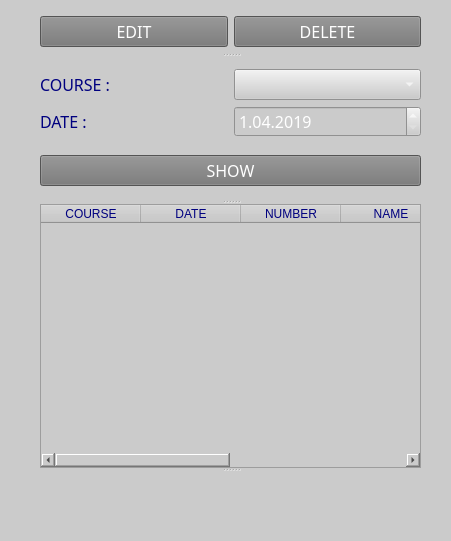
<?xml version="1.0" encoding="UTF-8"?>
<ui version="4.0">
 <class>Admin_Assignment</class>
 <widget class="QMainWindow" name="Admin_Assignment">
  <property name="geometry">
   <rect>
    <x>0</x>
    <y>0</y>
    <width>451</width>
    <height>541</height>
   </rect>
  </property>
  <property name="windowTitle">
   <string>Admin Assignment</string>
  </property>
  <property name="styleSheet">
   <string notr="true">background-color: rgb(203, 203, 203);</string>
  </property>
  <widget class="QWidget" name="centralwidget">
   <widget class="QSplitter" name="splitter">
    <property name="geometry">
     <rect>
      <x>40</x>
      <y>10</y>
      <width>381</width>
      <height>481</height>
     </rect>
    </property>
    <property name="orientation">
     <enum>Qt::Vertical</enum>
    </property>
    <widget class="QWidget" name="">
     <layout class="QGridLayout" name="gridLayout_2">
      <item row="0" column="0">
       <widget class="QPushButton" name="btn_Edit">
        <property name="font">
         <font>
          <family>Rockwell Condensed</family>
          <pointsize>12</pointsize>
         </font>
        </property>
        <property name="styleSheet">
         <string notr="true">background-color: rgb(117, 117, 117);
color: rgb(255, 255, 255);</string>
        </property>
        <property name="text">
         <string>EDIT</string>
        </property>
       </widget>
      </item>
      <item row="0" column="1">
       <widget class="QPushButton" name="btn_Delete">
        <property name="font">
         <font>
          <family>Rockwell Condensed</family>
          <pointsize>12</pointsize>
         </font>
        </property>
        <property name="styleSheet">
         <string notr="true">background-color: rgb(117, 117, 117);
color: rgb(255, 255, 255);</string>
        </property>
        <property name="text">
         <string>DELETE</string>
        </property>
       </widget>
      </item>
     </layout>
    </widget>
    <widget class="QWidget" name="">
     <layout class="QGridLayout" name="gridLayout_3">
      <item row="0" column="0">
       <layout class="QGridLayout" name="gridLayout">
        <item row="0" column="1">
         <layout class="QVBoxLayout" name="verticalLayout">
          <item>
           <widget class="QComboBox" name="courseBox">
            <property name="font">
             <font>
              <family>Rockwell Condensed</family>
              <pointsize>12</pointsize>
             </font>
            </property>
            <property name="styleSheet">
             <string notr="true">font: 12pt &quot;Rockwell Condensed&quot;;
color: rgb(255,255,255);</string>
            </property>
           </widget>
          </item>
          <item>
           <widget class="QDateEdit" name="dateEdit">
            <property name="font">
             <font>
              <family>Rockwell Condensed</family>
              <pointsize>12</pointsize>
             </font>
            </property>
            <property name="styleSheet">
             <string notr="true">font: 12pt &quot;Rockwell Condensed&quot;;
color: rgb(255,255,255);</string>
            </property>
            <property name="maximumDateTime">
             <datetime>
              <hour>23</hour>
              <minute>59</minute>
              <second>59</second>
              <year>2019</year>
              <month>12</month>
              <day>31</day>
             </datetime>
            </property>
            <property name="maximumDate">
             <date>
              <year>2019</year>
              <month>12</month>
              <day>31</day>
             </date>
            </property>
            <property name="minimumDate">
             <date>
              <year>2010</year>
              <month>12</month>
              <day>31</day>
             </date>
            </property>
            <property name="currentSection">
             <enum>QDateTimeEdit::DaySection</enum>
            </property>
            <property name="displayFormat">
             <string>d.MM.yyyy</string>
            </property>
            <property name="currentSectionIndex">
             <number>0</number>
            </property>
            <property name="date">
             <date>
              <year>2019</year>
              <month>4</month>
              <day>1</day>
             </date>
            </property>
           </widget>
          </item>
         </layout>
        </item>
        <item row="0" column="0">
         <layout class="QVBoxLayout" name="verticalLayout_2">
          <item>
           <widget class="QLabel" name="label">
            <property name="font">
             <font>
              <family>Rockwell Condensed</family>
              <pointsize>12</pointsize>
             </font>
            </property>
            <property name="styleSheet">
             <string notr="true">color: rgb(0, 0, 127);</string>
            </property>
            <property name="text">
             <string>COURSE :</string>
            </property>
           </widget>
          </item>
          <item>
           <widget class="QLabel" name="label_2">
            <property name="font">
             <font>
              <family>Rockwell Condensed</family>
              <pointsize>12</pointsize>
             </font>
            </property>
            <property name="styleSheet">
             <string notr="true">color: rgb(0, 0, 127);</string>
            </property>
            <property name="text">
             <string>DATE :</string>
            </property>
           </widget>
          </item>
         </layout>
        </item>
       </layout>
      </item>
      <item row="1" column="0">
       <widget class="QPushButton" name="btn_Show">
        <property name="font">
         <font>
          <family>Rockwell Condensed</family>
          <pointsize>12</pointsize>
         </font>
        </property>
        <property name="styleSheet">
         <string notr="true">background-color: rgb(117, 117, 117);
color: rgb(255, 255, 255);</string>
        </property>
        <property name="text">
         <string>SHOW</string>
        </property>
       </widget>
      </item>
     </layout>
    </widget>
    <widget class="QTableWidget" name="tableWidget">
     <property name="font">
      <font>
       <family>Rockwell Condensed</family>
       <pointsize>12</pointsize>
      </font>
     </property>
     <property name="styleSheet">
      <string notr="true">color: rgb(0, 0, 127);
font: 12pt &quot;Rockwell Condensed&quot;;</string>
     </property>
     <column>
      <property name="text">
       <string>COURSE</string>
      </property>
     </column>
     <column>
      <property name="text">
       <string>DATE</string>
      </property>
     </column>
     <column>
      <property name="text">
       <string>NUMBER</string>
      </property>
     </column>
     <column>
      <property name="text">
       <string>NAME</string>
      </property>
     </column>
     <column>
      <property name="text">
       <string>SURNAME</string>
      </property>
     </column>
     <column>
      <property name="text">
       <string>IS COME</string>
      </property>
     </column>
    </widget>
    <widget class="QLabel" name="label_3">
     <property name="styleSheet">
      <string notr="true">image: url(:/newPrefix/Aydin.png);</string>
     </property>
     <property name="text">
      <string/>
     </property>
    </widget>
   </widget>
  </widget>
  <widget class="QMenuBar" name="menubar">
   <property name="geometry">
    <rect>
     <x>0</x>
     <y>0</y>
     <width>451</width>
     <height>21</height>
    </rect>
   </property>
  </widget>
  <widget class="QStatusBar" name="statusbar"/>
 </widget>
 <resources>
  <include location="../../../../Documents/masaüstü/asd.qrc"/>
 </resources>
 <connections/>
</ui>
